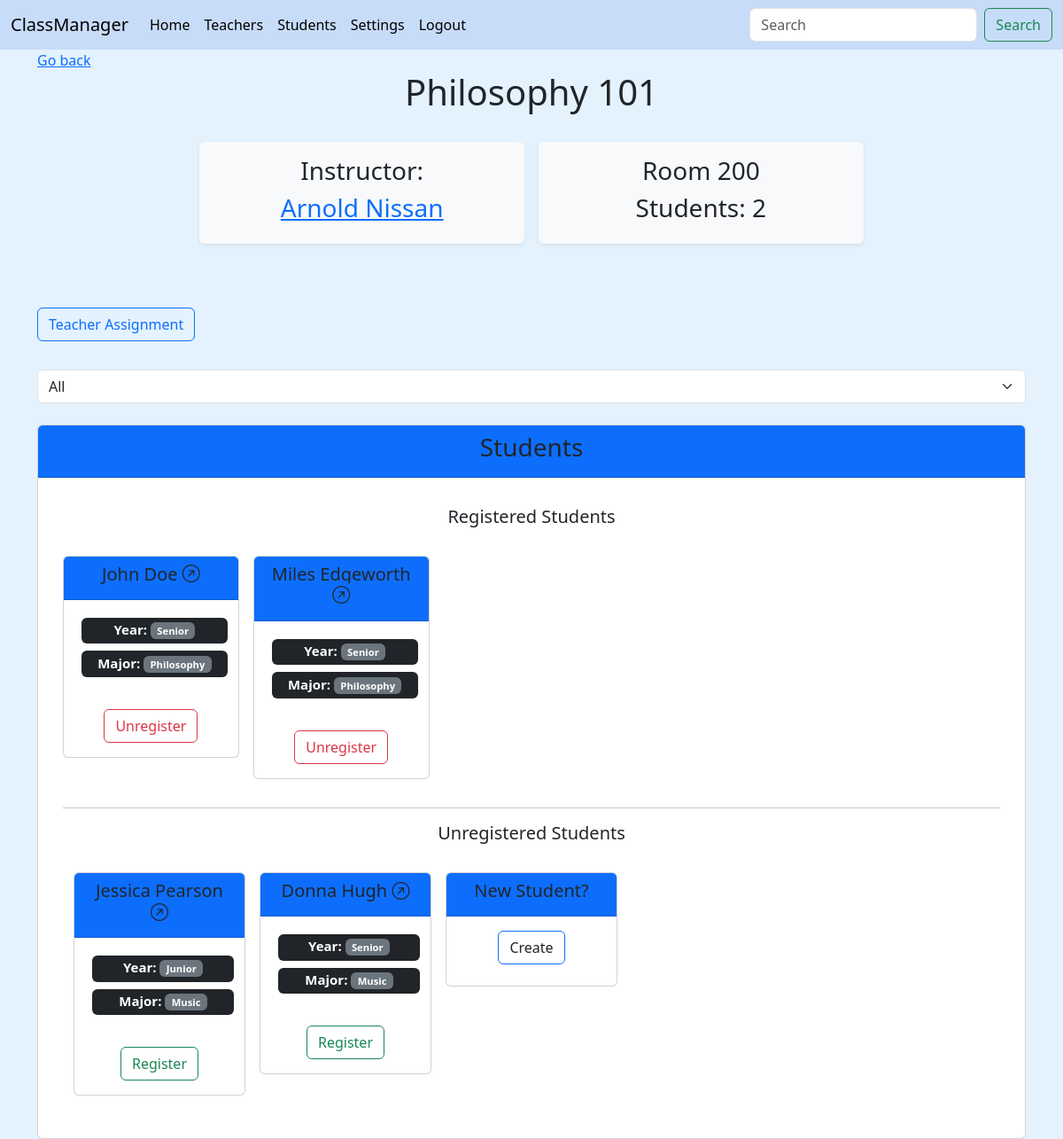
/class_view/Philosophy 101 (signed in), run on an earlier commit of the app's database.
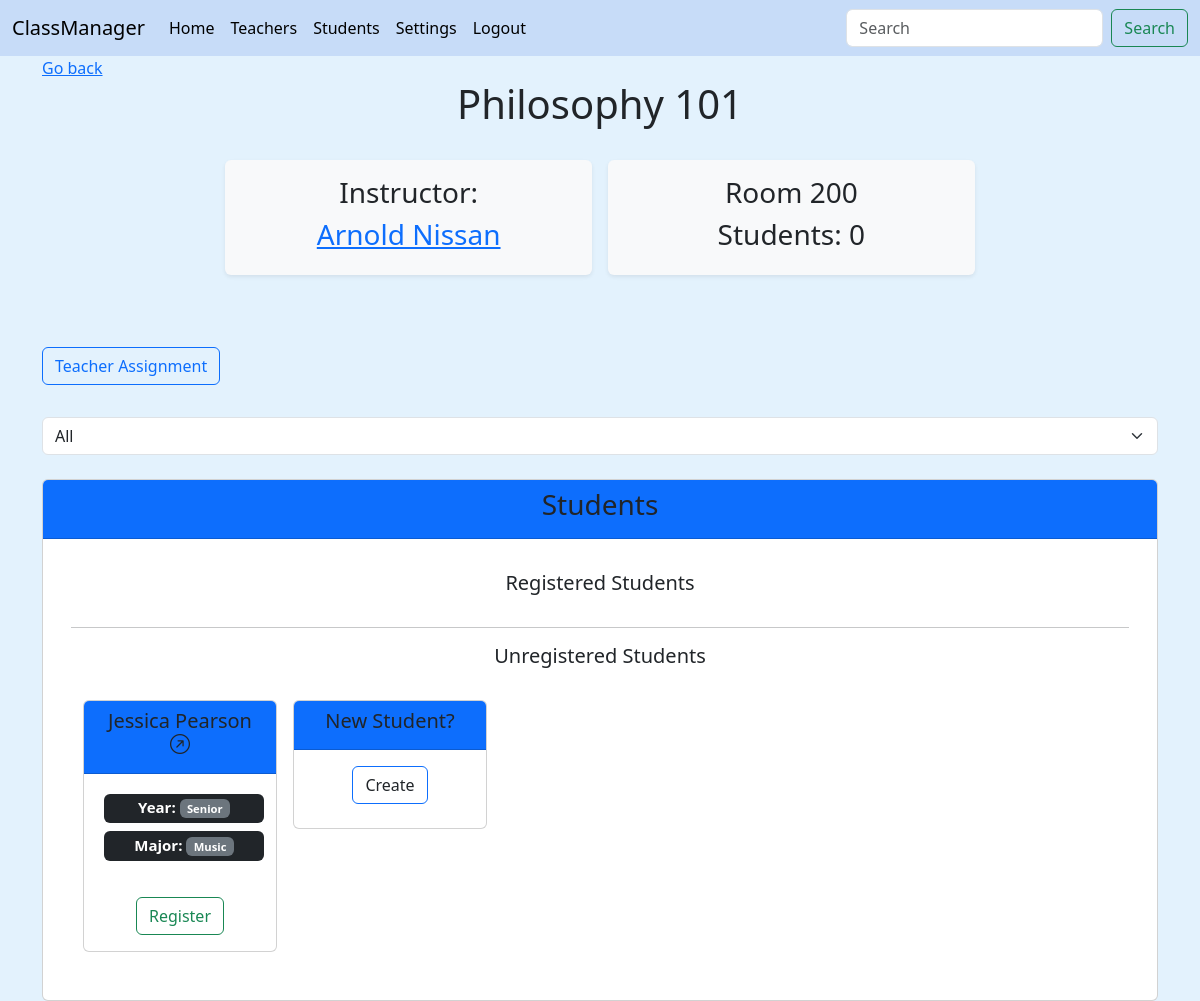
And on a later commit of the database.
### main/models.py (models this page shows, shortened)
class Class(models.Model):
    user = models.ForeignKey(User, on_delete=models.DO_NOTHING, blank=True, null=True)
    name = models.CharField(max_length=60, unique=True)
    building = models.ForeignKey(Subject, on_delete=models.CASCADE, blank=True, null=True)
    room = models.IntegerField(validators=[MinValueValidator(0), MaxValueValidator(1000)], blank=True, null=True)
    teacher = models.ForeignKey(Teacher, related_name="taught_by", on_delete=models.DO_NOTHING, blank=True, null=True)
    students = models.ManyToManyField(Student, related_name="taken_by", blank=True)
    def __str__(self):
        return (
                f"{self.name}"
        )

class Student(models.Model):
    user = models.ForeignKey(User, on_delete=models.DO_NOTHING, blank=True, null=True)
    first_name = models.CharField(max_length=50)
    last_name = models.CharField(max_length=50)
    major = models.ForeignKey(Subject, on_delete=models.CASCADE, blank=True, null=True)
    year = models.IntegerField(validators=[MinValueValidator(0), MaxValueValidator(4)], blank=True, null=True)
    average_grade = models.CharField(max_length=1)
    def __str__(self):
        return (
                f"{self.first_name+' '+self.last_name}"
        )
    def getYear(self):
        if self.year == 1:
            return 'Freshman'
        elif self.year == 2:
            return 'Sophomore'
        elif self.year == 3:
            return 'Junior'
        else:
            return 'Senior'

class Subject(models.Model):
    user = models.ForeignKey(User, on_delete=models.DO_NOTHING, blank=True, null=True)
    name = models.CharField(max_length=60, unique=True)
    def __str__(self):
        return (
                f"{self.name}"
        )

class Teacher(models.Model):
    user = models.ForeignKey(User, on_delete=models.DO_NOTHING, blank=True, null=True)
    first_name = models.CharField(max_length=50)
    last_name = models.CharField(max_length=50)
    subject = models.ForeignKey(Subject, on_delete=models.CASCADE, blank=True, null=True)
    skill = models.IntegerField(validators=[MinValueValidator(0), MaxValueValidator(5)], blank=True, null=True)
    salary = models.IntegerField(validators=[MinValueValidator(1000), MaxValueValidator(999999)], blank=True, null=True)
    def __str__(self):
        return (
                f"{self.first_name+' '+self.last_name}"
        )

### main/views.py (the view, shortened to what this page needs)
# urls.py: path('class_view/<str:name>', views.class_view, name='class'),
@login_required(login_url="main:login_view")
def class_view(request, name):
    user = get_object_or_404(User, id=request.user.id)
    subjects = Subject.objects.filter(user_id=user.id)
    user_class = get_object_or_404(Class, user_id=user.id, name=name)
    students = Student.objects.filter(user_id=user.id)
    teacherForm = TeacherForm()
    studentForm = StudentForm()
    return render(request, "main/class.html", {
        'class': user_class,
        'students': students,
        'subjects': subjects,
        'teacherForm': teacherForm,
        'studentForm': studentForm,
    })

### main/forms.py
class TeacherForm(forms.ModelForm):
    class Meta:
        model = Teacher
        fields = '__all__'
        exclude = ['user', 'subject']

class StudentForm(forms.ModelForm):
    class Meta:
        model = Student
        fields = '__all__'
        exclude = ['user', 'major']

### main/templates/main/class.html (shortened to what this page needs)
{% extends "main/base.html" %}
{% block content %}
{% if request.user.is_authenticated %}
<a href="{% url 'main:building' class.building.id %}">Go back</a>
<h1>
  <center>{{class|capfirst}}</center>
</h1>
<br>
<div class="container text-center">
  <div class="row g-2 justify-content-center">
    <div class="col-4 m-2 shadow-sm p-3 mb-5 bg-body-tertiary rounded bg-light">
      <h3>Instructor:</h3>
      {% if class.teacher %}
        <h3><a class="col-header" href="{% url 'main:teacher' class.teacher.id %}">{{class.teacher|title}}</a></h3>
      {% else %}
      <h3>None</h3>
      {% endif %}
    </div>
    <div class="col-4 m-2 shadow-sm p-3 mb-5 bg-body-tertiary rounded bg-light">
      <h3>Room {{ class.room }}</h3>
      <h3>Students: {{ class.students.all.count }}</h3>
    </div>
  </div>
</div>
<br />
<h3 class="d-inline-flex gap-1">
  <button class="btn btn-outline-primary" type="button" data-bs-toggle="collapse" data-bs-target="#collapseWidthExample"
    aria-expanded="false" aria-controls="collapseWidthExample">
    Teacher Assignment
  </button>
</h3>
<br>
<form action="" id="filter">
  <select class="form-select">
    <option value="all" selected>All</option>
  </select>
</form><br>
<div id="all" style="display: block" class="card">
  <div class="card-header bg-primary">
    <center>
      <h3 class="text-dark bg-primary fw-medium">Students</h3>
    </center>
  </div>
  <div class="card-body">
    <p class="card-text">
      {% include 'main/class_students.html'%}
    </p>
  </div>
</div>
{% endif %}
{% endblock %}

### main/templates/main/class_students.html (shortened to what this page needs)
<center>
  <h5 class="fw-medium">Registered Students</h5>
</center>
<br>
<div id="student-all-container" class="container overflow-hidden text-center">
  <div class="row row-cols-2 row-cols-lg-5 g-2 g-lg-3">
    {% for student in students %}
    {% if student in class.students.all %}
    <div class="col-2">
      <div id="{{student.id}}" class="card mb-3" style="max-width: 18rem;">
        <div class="card-header bg-primary">
          <h5><a class="title-header link-dark bg-primary fw-medium" href="{% url 'main:student' student.id %}">{{student|title}} <i class="bi bi-arrow-up-right-circle"></i></a></h5>
        </div>
        <div class="card-body">
          <h5 class="card-title">
            <span style="width: 100%;" class="m-1 badge bg-dark">Year: <span class="badge bg-secondary"> {{student.getYear}}</span></span>
      <br />
            <span style="width: 100%;" class="m-1 badge bg-dark">Major: <span class="badge bg-secondary"> {{student.major}}</span></span>
          </h5>
          <br>
          <form method="POST" action="">
            <button class="btn btn-outline-danger" method="POST" type="submit" action="" name="unregister" value="{{student.id}}">
              Unregister
            </button>
          </form>
        </div>
      </div>
    </div>
    {% endif %}
    {% endfor %}
  </div>
  <hr />
  <center>
    <h5>Unregistered Students</h5>
  </center>
  <br>
  <div id="student-all-container2" class="container overflow-hidden text-center">
    <div class="row row-cols-2 row-cols-lg-5 g-2 g-lg-3">
      {% for student in students %}
      {% if student not in class.students.all %}
      <div class="col-2">
        <div id="{{student.id}}" class="card mb-3" style="max-width: 18rem;">
          <div class="card-header bg-primary">
            <h5><a class="title-header link-dark bg-primary fw-medium" href="{% url 'main:student' student.id %}">{{student|title}} <i class="bi bi-arrow-up-right-circle"></i></a></h5>
          </div>
          <div class="card-body">
            <h5 class="card-title">
              <span style="width: 100%;" class="m-1 badge bg-dark">Year: <span class="badge bg-secondary"> {{student.getYear}}</span></span>
      <br />
      <span style="width: 100%;" class="m-1 badge bg-dark">Major: <span class="badge bg-secondary"> {{student.major}}</span></span>
            </h5>
            <br>
            <form method="POST" action="" name="registration">
              <button class="btn btn-outline-success" type="submit" name="register" value="{{student.id}}">
                Register
              </button>
            </form>
          </div>
        </div>
      </div>
      {% endif %}
      {% endfor %}
      <div id="start_create_student" class="col-2">
        <div class="card mb-3" style="max-width: 18rem">
          <div class="card-header bg-primary">
            <h5 class="bg-primary fw-medium">New Student?</h5>
          </div>
          <div class="card-body">
            <button class="toggler card-title btn btn-outline-primary" id="student">Create</button>
          </div>
        </div>
      </div>
    </div>
  </div>
</div>

What changed in the data, as far as the page shows it:
removed Student: {{ student.id }} 1 (drawn), first_name+last_name "John Doe", getYear "Senior", major "Philosophy", shown under "Registered Students"
removed Student: first_name+last_name "Miles Edgeworth", getYear "Senior", major "Philosophy", {{ student.id }} 4 (drawn), shown under "Registered Students"
removed Student: first_name+last_name "Donna Hugh", getYear "Senior", major "Music", {{ student.id }} 8 (drawn), shown under "Unregistered Students"
computed for Class "Philosophy 101": students.all.count "2" → "0"
changed Student "Jessica Pearson": getYear "Junior" → "Senior"
